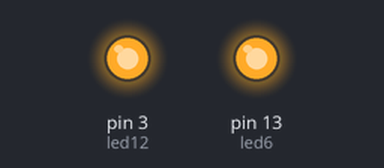
Simulated run of this sketch. Board: Arduino Uno, built with avr-gcc and run on an emulated ATmega328P. Parts: output pins drawn as LEDs (lit = HIGH).

Above: at 1.1 s.
At 18.8 s:
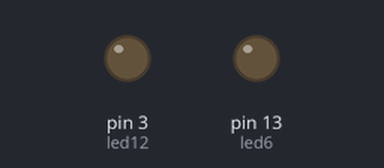
Timing chart, 0 to 30.2 s (numbered marks = the images above):
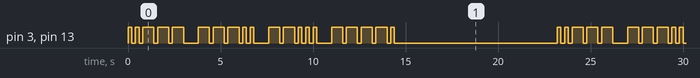

Measured:
- by itself, pin 3 (led12), pin 13 (led6): moves between LOW and HIGH, repeating every 23.2 s
- by itself, everything shown: repeats every 23.2 s, in 40 steps

The sketch:

morselamp.ino
```cpp
/*
  Morse Code Project

  This code will loop through a string of characters and convert these to morse code.
  It will blink two LED lights and play audio on a speaker.
 */


//**************************************************//
//   Type the String to Convert to Morse Code Here  //
//**************************************************//
char stringToMorseCode[] = "2 8 7 9 ";

// Create variable to define the output pins
int led12 = 3;      // blink an led on output 12
int led6 = 13;        // blink an led on output 6
int audio8 = 8;      // output audio on pin 8
int note = 1200;      // music note/pitch

/*
  Set the speed of your morse code
  Adjust the 'dotlen' length to speed up or slow down your morse code
    (all of the other lengths are based on the dotlen)

  Here are the ratios code elements:
    Dash length = Dot length x 3
    Pause between elements = Dot length
      (pause between dots and dashes within the character)
    Pause between characters = Dot length x 3
    Pause between words = Dot length x 7

        http://www.nu-ware.com/NuCode%20Help/index.html?m...
*/
int dotLen = 200;     // length of the morse code 'dot'
int dashLen = dotLen * 3;    // length of the morse code 'dash'
int elemPause = dotLen;  // length of the pause between elements of a character
int Spaces = dotLen * 3;     // length of the spaces between characters
int wordPause = dotLen * 7;  // length of the pause between words

// the setup routine runs once when you press reset:
void setup() {
  // initialize the digital pin as an output for LED lights.
  pinMode(led12, OUTPUT);
  pinMode(led6, OUTPUT);
}

// Create a loop of the letters/words you want to output in morse code (defined in string at top of code)
void loop()
{
  // Loop through the string and get each character one at a time until the end is reached
  for (int i = 0; i < sizeof(stringToMorseCode) - 1; i++)
  {
    // Get the character in the current position
  char tmpChar = stringToMorseCode[i];
  // Set the case to lower case
  tmpChar = toLowerCase(tmpChar);
  // Call the subroutine to get the morse code equivalent for this character
  GetChar(tmpChar);
  }

  // At the end of the string long pause before looping and starting again
  LightsOff(8000);
}

// DOT
void MorseDot()
{
  digitalWrite(led12, HIGH);    // turn the LED on
  digitalWrite(led6, HIGH);
  //tone(audio8, note, dotLen); // start playing a tone
  delay(dotLen);              // hold in this position
}

// DASH
void MorseDash()
{
  digitalWrite(led12, HIGH);    // turn the LED on
  digitalWrite(led6, HIGH);
  //tone(audio8, note, dashLen);  // start playing a tone
  delay(dashLen);               // hold in this position
}

// Turn Off
void LightsOff(int delayTime)
{
  digitalWrite(led12, LOW);     // turn the LED off
  digitalWrite(led6, LOW);
  //noTone(audio8);             // stop playing a tone
  delay(delayTime);             // hold in this position
}

// *** Characters to Morse Code Conversion *** //
void GetChar(char tmpChar)
{
  // Take the passed character and use a switch case to find the morse code for that character
  switch (tmpChar) {
    case 'a':
    MorseDot();
    LightsOff(elemPause);
    MorseDash();
    LightsOff(elemPause);
    break;
    case 'b':
    MorseDash();
    LightsOff(elemPause);
    MorseDot();
    LightsOff(elemPause);
    MorseDot();
    LightsOff(elemPause);
    MorseDot();
    LightsOff(elemPause);
    break;
    case 'c':
      MorseDash();
    LightsOff(elemPause);
    MorseDot();
    LightsOff(elemPause);
    MorseDash();
    LightsOff(elemPause);
    MorseDot();
    LightsOff(elemPause);
    break;
    case 'd':
    MorseDash();
    LightsOff(elemPause);
    MorseDash();
    LightsOff(elemPause);
    MorseDot();
    LightsOff(elemPause);
    break;
    case 'e':
    MorseDot();
    LightsOff(elemPause);
    break;
    case 'f':
      MorseDot();
    LightsOff(elemPause);
    MorseDot();
    LightsOff(elemPause);
    MorseDash();
    LightsOff(elemPause);
    MorseDot();
    LightsOff(elemPause);
    break;
    case 'g':
    MorseDash();
    LightsOff(elemPause);
    MorseDash();
    LightsOff(elemPause);
    MorseDot();
    LightsOff(elemPause);
    break;
    case 'h':
      MorseDot();
    LightsOff(elemPause);
    MorseDot();
    LightsOff(elemPause);
    MorseDot();
    LightsOff(elemPause);
    MorseDot();
    LightsOff(elemPause);
    break;
    case 'i':
      MorseDot();
    LightsOff(elemPause);
    MorseDot();
    LightsOff(elemPause);
    break;
    case 'j':
      MorseDot();
    LightsOff(elemPause);
    MorseDash();
    LightsOff(elemPause);
    MorseDash();
    LightsOff(elemPause);
    MorseDash();
    LightsOff(elemPause);
    break;
      case 'k':
      MorseDash();
    LightsOff(elemPause);
    MorseDot();
    LightsOff(elemPause);
    MorseDash();
    LightsOff(elemPause);
    break;
    case 'l':
      MorseDot();
    LightsOff(elemPause);
    MorseDash();
    LightsOff(elemPause);
    MorseDot();
    LightsOff(elemPause);
    MorseDot();
    LightsOff(elemPause);
    break;
      case 'm':
      MorseDash();
    LightsOff(elemPause);
    MorseDash();
    LightsOff(elemPause);
    break;
    case 'n':
      MorseDash();
    LightsOff(elemPause);
    MorseDot();
    LightsOff(elemPause);
    break;
    case 'o':
      MorseDash();
    LightsOff(elemPause);
    MorseDash();
    LightsOff(elemPause);
    MorseDash();
    LightsOff(elemPause);
    break;
    case 'p':
      MorseDot();
    LightsOff(elemPause);
    MorseDash();
    LightsOff(elemPause);
    MorseDash();
    LightsOff(elemPause);
    MorseDot();
    LightsOff(elemPause);
    break;
    case 'q':
      MorseDash();
    LightsOff(elemPause);
    MorseDash();
    LightsOff(elemPause);
    MorseDot();
    LightsOff(elemPause);
    MorseDash();
    LightsOff(elemPause);
    break;
    case 'r':
      MorseDot();
    LightsOff(elemPause);
    MorseDash();
    LightsOff(elemPause);
    MorseDot();
    LightsOff(elemPause);
    break;
    case 's':
      MorseDot();
    LightsOff(elemPause);
    MorseDot();
    LightsOff(elemPause);
    MorseDot();
    LightsOff(elemPause);
    break;
    case 't':
      MorseDash();
    LightsOff(elemPause);
    break;
    case 'u':
      MorseDot();
    LightsOff(elemPause);
    MorseDot();
    LightsOff(elemPause);
    MorseDash();
    LightsOff(elemPause);
    break;
    case 'v':
      MorseDot();
    LightsOff(elemPause);
    MorseDot();
    LightsOff(elemPause);
    MorseDot();
    LightsOff(elemPause);
    MorseDash();
    LightsOff(elemPause);
    break;
    case 'w':
      MorseDot();
    LightsOff(elemPause);
    MorseDash();
    LightsOff(elemPause);
    MorseDash();
    LightsOff(elemPause);
    break;
    case 'x':
      MorseDash();
    LightsOff(elemPause);
    MorseDot();
    LightsOff(elemPause);
    MorseDot();
    LightsOff(elemPause);
    MorseDash();
    LightsOff(elemPause);
    break;
    case 'y':
      MorseDash();
    LightsOff(elemPause);
    MorseDot();
    LightsOff(elemPause);
    MorseDash();
    LightsOff(elemPause);
    MorseDash();
    LightsOff(elemPause);
    break;
    case 'z':
      MorseDash();
    LightsOff(elemPause);
    MorseDash();
    LightsOff(elemPause);
    MorseDot();
    LightsOff(elemPause);
    MorseDot();
    LightsOff(elemPause);
    break;

    case '2':
    MorseDot();
    LightsOff(elemPause);
    MorseDot();
    LightsOff(elemPause);
    MorseDash();
    LightsOff(elemPause);
    MorseDash();
    LightsOff(elemPause);
    MorseDash();
    LightsOff(elemPause);
    break;
    case '7':
    MorseDash();
    LightsOff(elemPause);
    MorseDash();
    LightsOff(elemPause);
    MorseDot();
    LightsOff(elemPause);
    MorseDot();
    LightsOff(elemPause);
    MorseDot();
    LightsOff(elemPause);
    break;
    case '8':
    MorseDash();
    LightsOff(elemPause);
    MorseDash();
    LightsOff(elemPause);
    MorseDash();
    LightsOff(elemPause);
    MorseDot();
    LightsOff(elemPause);
    MorseDot();
    LightsOff(elemPause);
    break;
    case '9':
    MorseDash();
    LightsOff(elemPause);
    MorseDash();
    LightsOff(elemPause);
    MorseDash();
    LightsOff(elemPause);
    MorseDash();
    LightsOff(elemPause);
    MorseDot();
    LightsOff(elemPause);
    break;

    default:
    // If a matching character was not found it will default to a blank space
    LightsOff(Spaces);
  }
}

/*
  Unlicensed Software:

  This is free and unencumbered software released into the public domain.

  Anyone is free to copy, modify, publish, use, compile, sell, or
  distribute this software, either in source code form or as a compiled
  binary, for any purpose, commercial or non-commercial, and by any
  means.

  In jurisdictions that recognize copyright laws, the author or authors
  of this software dedicate any and all copyright interest in the
  software to the public domain. We make this dedication for the benefit
  of the public at large and to the detriment of our heirs and
  successors. We intend this dedication to be an overt act of
  relinquishment in perpetuity of all present and future rights to this
  software under copyright law.

  THE SOFTWARE IS PROVIDED "AS IS", WITHOUT WARRANTY OF ANY KIND,
  EXPRESS OR IMPLIED, INCLUDING BUT NOT LIMITED TO THE WARRANTIES OF
  MERCHANTABILITY, FITNESS FOR A PARTICULAR PURPOSE AND NONINFRINGEMENT.
  IN NO EVENT SHALL THE AUTHORS BE LIABLE FOR ANY CLAIM, DAMAGES OR
  OTHER LIABILITY, WHETHER IN AN ACTION OF CONTRACT, TORT OR OTHERWISE,
  ARISING FROM, OUT OF OR IN CONNECTION WITH THE SOFTWARE OR THE USE OR
  OTHER DEALINGS IN THE SOFTWARE.

  For more information, please refer to
*/
```
